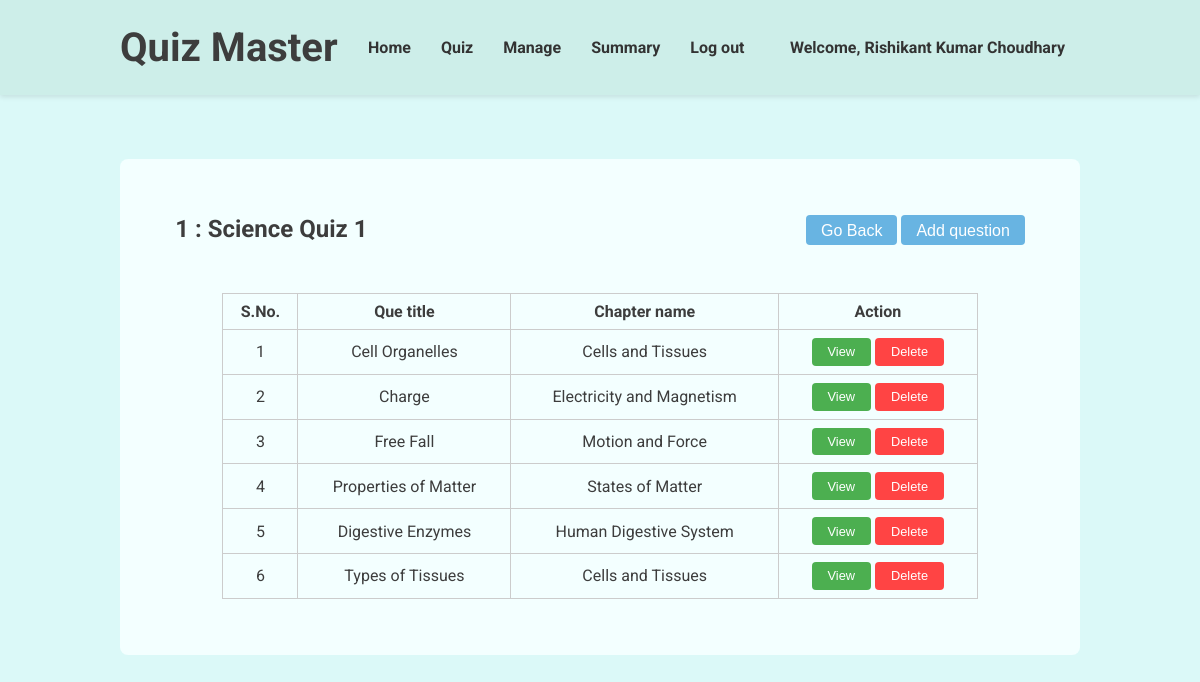
Page /view-quiz/1 (signed in) on the committed database.
### models.py (models this page shows, shortened)
class User(db.Model, UserMixin):
    __tablename__ = 'users'
    id = db.Column(db.Integer, primary_key=True)
    username = db.Column(db.String(80), unique=True, nullable=False)
    passhash = db.Column(db.String(256), nullable=False)
    fullname = db.Column(db.String(80), nullable=False)
    qualification = db.Column(db.String(80), nullable=False)
    dob = db.Column(db.Date, nullable=False)
    is_admin = db.Column(db.Boolean, nullable=False, default=False)
    is_ban = db.Column(db.Boolean, nullable=False, default=False)
    @property
    def password(self):
        raise AttributeError('Password is not a readable attribute')

class Quizzes(db.Model):
    __tablename__ = 'quizzes'
    quizid = db.Column(db.Integer, primary_key=True)
    quizname = db.Column(db.String(80), unique=False, nullable=False)
    subjectid = db.Column(db.Integer, db.ForeignKey('subjects.subjectid'), nullable=False)
    duration = db.Column(db.Integer, nullable=False)
    quizdate = db.Column(db.Date, nullable=False)
    questions = db.relationship('Questions', backref='quiz', lazy=True)

class Questions(db.Model):
    __tablename__ = 'questions'
    questionid = db.Column(db.Integer, primary_key=True)
    quizid = db.Column(db.Integer, db.ForeignKey('quizzes.quizid'), nullable=False)
    chapterid = db.Column(db.Integer, db.ForeignKey('chapters.chapterid'), nullable=False)
    title = db.Column(db.String(80), nullable=False)
    statement = db.Column(db.String(512), nullable=False)
    option1 = db.Column(db.String(80), nullable=False)
    option2 = db.Column(db.String(80), nullable=False)
    option3 = db.Column(db.String(80), nullable=False)
    option4 = db.Column(db.String(80), nullable=False)
    ans = db.Column(db.Integer, nullable=False)

class Chapters(db.Model):
    __tablename__ = 'chapters'
    chapterid = db.Column(db.Integer, primary_key=True)
    subjectid = db.Column(db.Integer, db.ForeignKey('subjects.subjectid'), nullable=False)
    chaptername = db.Column(db.String(80), unique=False, nullable=False)
    chapterdesc = db.Column(db.String(512), nullable=False)
    questions = db.relationship('Questions', backref='chapter', lazy=True)

### routes.py (the view, shortened to what this page needs)
@app.route('/view-quiz/<int:quiz_id>', methods=['GET', 'POST'])
@login_required
def view_quiz(quiz_id):
    return render_template('view-quiz.html', user = current_user, quiz = Quizzes.query.get(quiz_id), questions = Questions.query.filter_by(quizid=quiz_id).all(), chapters = Chapters.query.filter_by(subjectid=Quizzes.query.get(quiz_id).subjectid).all())

### app.py (called while the page is built)
@login_manager.user_loader
def load_user(userid):
    return models.User.query.get(int(userid))

### templates/view-quiz.html (shortened to what this page needs)
{% extends "base.html" %} {% block title %}View Quiz | Quiz Master{% endblock %}
{% block stylesheet %}
<link rel="stylesheet" href="{{ url_for('static', filename='navbar.css') }}" />
{% endblock %} {% block navbar %}
<header>
  <div class="header-container">
    <h1>Quiz Master</h1>
    <nav>
      <ul>
        <li>
          <a href="/admin-dashboard">Home</a>
        </li>
        <li>
          <a href="/admin-quiz">Quiz</a>
        </li>
        <li>
          <a href="/manage-users">Manage</a>
        </li>
        <li>
          <a href="/admin-summary">Summary</a>
        </li>
        <li>
          <a href="/logout">Log out</a>
        </li>
      </ul>
    </nav>
    <a href="/profile">Welcome, {{ user.fullname}}</a>
  </div>
</header>
{% endblock %} {% block content %}
<main>
  <div class="sub-header">
    <h2>{{ quiz.quizid }} : {{ quiz.quizname }}</h2>
    <div class="sub-header-btn">
      <button id="go-back-btn" onclick="window.location.href='/admin-quiz'">
        Go Back
      </button>
      <button id="add-question-btn">Add question</button>
    </div>
  </div>
  <table>
    <thead>
      <tr>
        <th>S.No.</th>
        <th>Que title</th>
        <th>Chapter name</th>
        <th>Action</th>
      </tr>
    </thead>
    <tbody>
      {% for question in questions %}
      <tr>
        <td>{{ loop.index }}</td>
        <td>{{ question.title }}</td>
        {% for chapter in chapters %} {% if chapter.chapterid ==
        question.chapterid %}
        <td>{{ chapter.chaptername }}</td>
        {% endif %} {% endfor %}
        <td>
          <button
            class="view-btn"
            onclick="viewQuestion({{ question.questionid }})"
          >
            View
          </button>
          <button
            class="delete-btn"
            onclick="deleteQuestion({{ question.questionid }})"
          >
            Delete
          </button>
        </td>
      </tr>
      {% endfor %}
    </tbody>
  </table>
</main>
{% endblock %}

### static/index.css (style rules this page uses)
* { margin: 0; padding: 0; box-sizing: border-box; }
body { background-color: #dbf9f8; color: #3d3d3d; font-family: 'roboto', sans-serif; }
main { margin-bottom: 3rem; }

### static/navbar.css (style rules this page uses)
header { background-color: #cdeee9; padding: 1.5rem; box-shadow: 0 2px 5px rgba(0, 0, 0, 0.1); }
.header-container { margin: auto; width: 80vw; display: flex; justify-content: space-between; align-items: center; }
header h1 { margin: 0; font-size: 2.5rem; color: #3d3d3d; }
header nav ul { list-style: none; display: flex; }
header a { margin: 0 15px; text-decoration: none; color: #333; font-weight: bold; }

### templates/view-quiz.html (style rules this page uses)
main { margin: 4rem 0; padding: 0.5rem; min-height: 50vh; display: flex; flex-direction: column; align-items: center; background-color: #f3ffff; border-radius: 0.5rem; }
.sub-header { margin: 3rem 0; width: 90%; display: flex; justify-content: space-between; }
.sub-header h2 { font-size: 1.5rem; }
.sub-header button { padding: 7px 15px 5px; font-size: 1rem; background-color: #68b4e2; color: #fff; border: none; border-radius: 0.25rem; cursor: pointer; }
table { width: 80%; border-collapse: collapse; margin-bottom: 3rem; }
th, td { border: 1px solid #ccc; padding: 8px; text-align: center; }
.view-btn, .delete-btn { padding: 0.4rem 1rem; font-size: 0.8rem; color: white; border: none; border-radius: 0.25rem; cursor: pointer; }
.view-btn { background-color: #4caf50; }
.delete-btn { background-color: #f44; }

### rows in the picture
User: fullname "Rishikant Kumar Choudhary"
Quizzes: quizid "1", quizname "Science Quiz 1"
Questions: title "Cell Organelles"
Chapters: chaptername "Cells and Tissues"
Questions: title "Charge"
Chapters: chaptername "Electricity and Magnetism"
Questions: title "Free Fall"
Chapters: chaptername "Motion and Force"
Questions: title "Properties of Matter"
Chapters: chaptername "States of Matter"
Questions: title "Digestive Enzymes"
Chapters: chaptername "Human Digestive System"
Questions: title "Types of Tissues"
